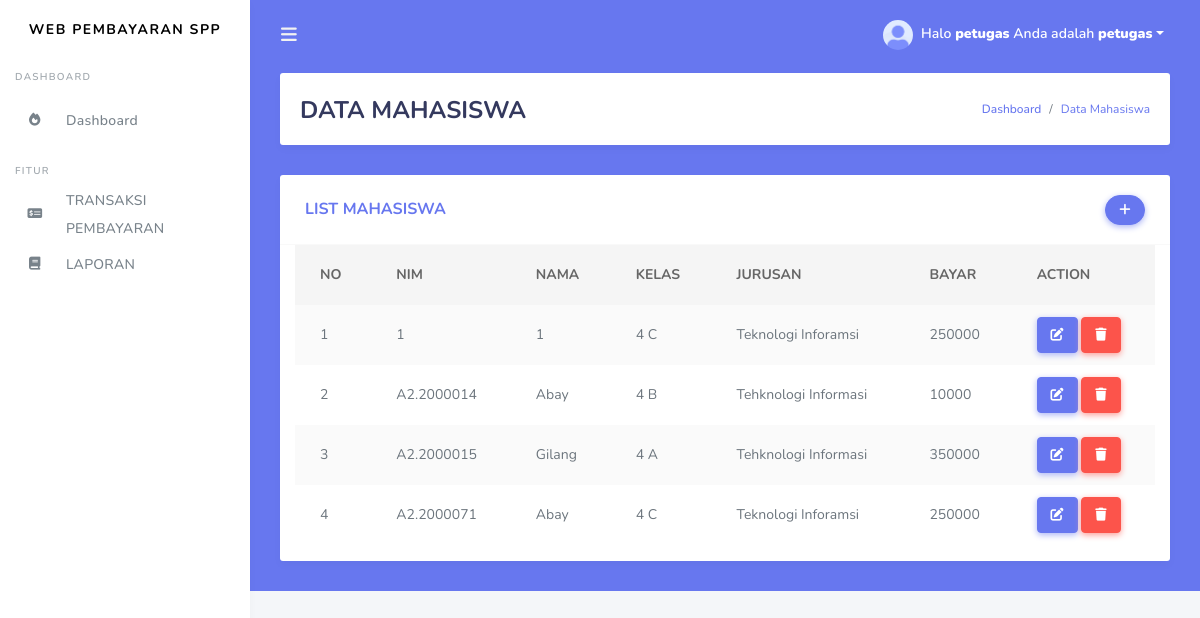
Page /siswa.php (signed in) on the committed database.
### tables this page shows
CREATE TABLE `mahasiswa` (
  `nim` varchar(10) NOT NULL,
  `nama` varchar(20) NOT NULL,
  `id_kelas` int(11) NOT NULL,
  `id_spp` int(11) NOT NULL,
  `level` set('siswa') NOT NULL,
  PRIMARY KEY (`nim`)
);

CREATE TABLE `kelas` (
  `id_kelas` int(11) NOT NULL AUTO_INCREMENT,
  `nama_kelas` varchar(20) NOT NULL,
  `jurusan` varchar(50) NOT NULL,
  PRIMARY KEY (`id_kelas`)
);

CREATE TABLE `spp` (
  `id_spp` int(11) NOT NULL AUTO_INCREMENT,
  `tahun` int(11) NOT NULL,
  `nominal` int(11) NOT NULL,
  PRIMARY KEY (`id_spp`)
);

### siswa.php (the view, shortened to what this page needs)
<!DOCTYPE html>
<html>
<head>
</head>
<body>
  <?php
  include('tampilan/header.php');
  include('tampilan/sidebar.php');
  ?>
  <div class="main-content bg-primary">
    <section class="section">
      <div class="section-header">
        <h1>DATA MAHASISWA</h1>
        <div class="section-header-breadcrumb">
          <div class="breadcrumb-item active"><a href="dashboard.php">Dashboard</a></div>
          <div class="breadcrumb-item text-primary">Data Mahasiswa</div>
        </div>
      </div>
      <div class="row">
        <div class="col-md-12">
          <div class="card">
            <div class="card-header">
              <h4>LIST MAHASISWA</h4>
              <div class="card-header-form">
                <form>
                  <div class="input-group-btn">
                    <a href="tambah_siswa.php" class="btn btn-primary"><i class="fas fa-plus"></i></a>
                  </div>
                </form>
              </div>
            </div>
            <div class="card-body p-0 ">
              <div class="col-md-12">
                <div class="table-responsive ">
                  <table class="table table-striped ">
                    <thead>
                      <tr>
                        <th>NO</th>
                        <th>NIM</th>
                        <th>NAMA</th>
                        <th>KELAS</th>
                        <th>JURUSAN</th>
                        <th>BAYAR</th>
                        <th>ACTION</th>
                      </tr>
                    </thead>
                    <tbody>
                      <?php
                      $query = "SELECT * FROM mahasiswa,kelas,spp where mahasiswa.id_kelas=kelas.id_kelas AND mahasiswa.id_spp=spp.id_spp ORDER BY nim ASC";
                      $result = mysqli_query($koneksi, $query);
                      $no = 1;
                      while ($row = mysqli_fetch_assoc($result)) {
                      ?>
                        <tr>
                          <td><?php echo $no; ?></td>
                          <td><?php echo $row['nim']; ?></td>
                          <td><?php echo $row['nama']; ?></td>
                          <td><?php echo $row['nama_kelas']; ?></td>
                          <td><?php echo $row['jurusan']; ?></td>
                          <td><?php echo substr($row['nominal'], 0, 20); ?></td>
                          <td>
                            <a href="edit_siswa.php?id=<?php echo $row['nim']; ?>" class="btn btn-primary"><i class="fas fa-edit"></i></a>
                            <a href="proses_hapussiswa.php?id=<?php echo $row['nim']; ?>" class="btn btn-danger" onClick="return confirm('Anda yakin akan menghapus data ini?')"><i class="fas fa-trash"></i></a>
                          </td>
                        </tr>
                      <?php
                        $no++;
                      }
                      ?>
                    </tbody>
                  </table>
                </div>
              </div>
            </div>
          </div>
        </div>
      </div>
  </div>
  </div>
  </div>
</body>
</html>

### rows in the picture
mahasiswa: nim "1", nama "1", id_kelas.nama_kelas "4 C", id_kelas.jurusan "Teknologi Inforamsi", id_spp.nominal "250000"
mahasiswa: nim "A2.2000014", nama "Abay", id_kelas.nama_kelas "4 B", id_kelas.jurusan "Tehknologi Informasi", id_spp.nominal "10000"
mahasiswa: nim "A2.2000015", nama "Gilang", id_kelas.nama_kelas "4 A", id_kelas.jurusan "Tehknologi Informasi", id_spp.nominal "350000"
mahasiswa: nim "A2.2000071", nama "Abay", id_kelas.nama_kelas "4 C", id_kelas.jurusan "Teknologi Inforamsi", id_spp.nominal "250000"

### other values in the picture
$_SESSION['username'] "petugas"
$_SESSION['level'] "petugas"
